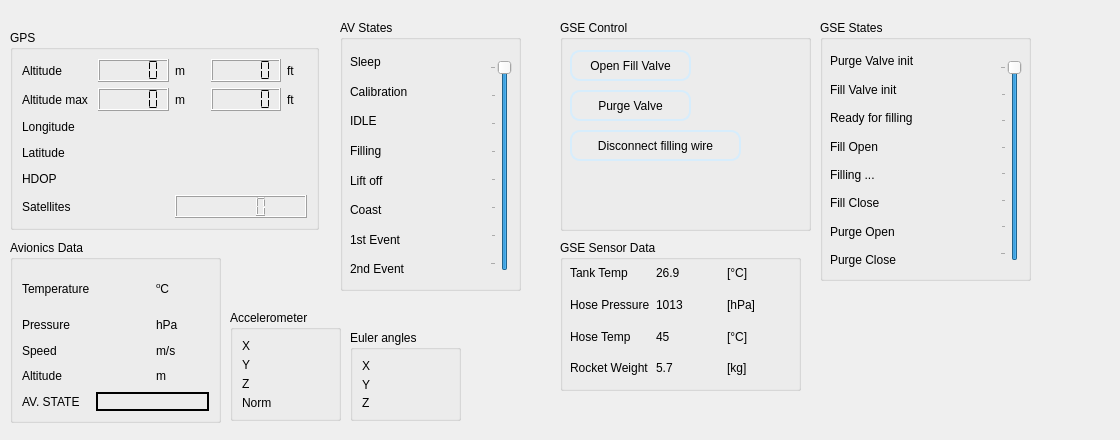
   <widget class="QWidget" name="tab_3">
    <attribute name="title">
     <string>AV - GSE - PL</string>
    </attribute>
    <widget class="QGroupBox" name="gps_box">
     <property name="geometry">
      <rect>
       <x>10</x>
       <y>30</y>
       <width>309</width>
       <height>200</height>
      </rect>
     </property>
     <property name="minimumSize">
      <size>
       <width>0</width>
       <height>200</height>
      </size>
     </property>
     <property name="styleSheet">
      <string notr="true"/>
     </property>
     <property name="title">
      <string>GPS</string>
     </property>
     <layout class="QGridLayout" name="gridLayout_3">
      <item row="3" column="0">
       <widget class="QLabel" name="longitude_label">
        <property name="text">
         <string>Longitude</string>
        </property>
       </widget>
      </item>
      <item row="7" column="0">
       <widget class="QLabel" name="sat_nbr_label">
        <property name="text">
         <string>Satellites</string>
        </property>
       </widget>
      </item>
      <item row="1" column="0">
       <widget class="QLabel" name="altitude_label_gps">
        <property name="text">
         <string>Altitude</string>
        </property>
       </widget>
      </item>
      <item row="5" column="0">
       <widget class="QLabel" name="latitude_label">
        <property name="text">
         <string>Latitude</string>
        </property>
       </widget>
      </item>
      <item row="3" column="1" colspan="4">
       <widget class="QLabel" name="longitude_panel">
        <property name="text">
         <string/>
        </property>
       </widget>
      </item>
      <item row="1" column="4">
       <widget class="QLabel" name="ft_unit_label_2">
        <property name="maximumSize">
         <size>
          <width>20</width>
          <height>16777215</height>
         </size>
        </property>
        <property name="text">
         <string>ft</string>
        </property>
       </widget>
      </item>
      <item row="6" column="0">
       <widget class="QLabel" name="hdop_label">
        <property name="text">
         <string>HDOP</string>
        </property>
       </widget>
      </item>
      <item row="2" column="0">
       <widget class="QLabel" name="altitude_max_label">
        <property name="text">
         <string>Altitude max</string>
        </property>
       </widget>
      </item>
      <item row="1" column="3">
       <widget class="QLCDNumber" name="altitude_lcd_gps_ft">
        <property name="frameShadow">
         <enum>QFrame::Raised</enum>
        </property>
        <property name="segmentStyle">
         <enum>QLCDNumber::Flat</enum>
        </property>
       </widget>
      </item>
      <item row="1" column="1">
       <widget class="QLCDNumber" name="altitude_lcd_gps">
        <property name="smallDecimalPoint">
         <bool>false</bool>
        </property>
        <property name="segmentStyle">
         <enum>QLCDNumber::Flat</enum>
        </property>
       </widget>
      </item>
      <item row="2" column="1">
       <widget class="QLCDNumber" name="altitude_max_lcd_m">
        <property name="enabled">
         <bool>true</bool>
        </property>
        <property name="segmentStyle">
         <enum>QLCDNumber::Flat</enum>
        </property>
       </widget>
      </item>
      <item row="2" column="2">
       <widget class="QLabel" name="m_unit_label">
        <property name="text">
         <string>m</string>
        </property>
       </widget>
      </item>
      <item row="2" column="3">
       <widget class="QLCDNumber" name="altitude_max_lcd_ft">
        <property name="segmentStyle">
         <enum>QLCDNumber::Flat</enum>
        </property>
       </widget>
      </item>
      <item row="1" column="2">
       <widget class="QLabel" name="m_unit_label_2">
        <property name="maximumSize">
         <size>
          <width>30</width>
          <height>16777215</height>
         </size>
        </property>
        <property name="text">
         <string>m</string>
        </property>
       </widget>
      </item>
      <item row="2" column="4">
       <widget class="QLabel" name="ft_unit_label">
        <property name="text">
         <string>ft</string>
        </property>
       </widget>
      </item>
      <item row="5" column="1" colspan="4">
       <widget class="QLabel" name="latitude_panel">
        <property name="minimumSize">
         <size>
          <width>0</width>
          <height>0</height>
         </size>
        </property>
        <property name="text">
         <string/>
        </property>
       </widget>
      </item>
      <item row="6" column="1" colspan="4">
       <widget class="QLabel" name="hdop_panel">
        <property name="text">
         <string/>
        </property>
       </widget>
      </item>
      <item row="7" column="2" colspan="3">
       <widget class="QLCDNumber" name="sat_nbr_panel"/>
      </item>
     </layout>
    </widget>
    <widget class="QGroupBox" name="euler_box">
     <property name="geometry">
      <rect>
       <x>350</x>
       <y>330</y>
       <width>111</width>
       <height>91</height>
      </rect>
     </property>
     <property name="title">
      <string>Euler angles</string>
     </property>
     <layout class="QGridLayout" name="gridLayout_6">
      <item row="0" column="1">
       <widget class="QLabel" name="euler_x_panel">
        <property name="text">
         <string/>
        </property>
       </widget>
      </item>
      <item row="1" column="0">
       <widget class="QLabel" name="euler_y_label">
        <property name="maximumSize">
         <size>
          <width>25</width>
          <height>16777215</height>
         </size>
        </property>
        <property name="text">
         <string>Y</string>
        </property>
       </widget>
      </item>
      <item row="2" column="0">
       <widget class="QLabel" name="euler_z_label">
        <property name="maximumSize">
         <size>
          <width>25</width>
          <height>16777215</height>
         </size>
        </property>
        <property name="text">
         <string>Z</string>
        </property>
       </widget>
      </item>
      <item row="0" column="0">
       <widget class="QLabel" name="euler_x_label">
        <property name="maximumSize">
         <size>
          <width>25</width>
          <height>16777215</height>
         </size>
        </property>
        <property name="text">
         <string>X</string>
        </property>
       </widget>
      </item>
      <item row="2" column="1">
       <widget class="QLabel" name="euler_z_panel">
        <property name="text">
         <string/>
        </property>
       </widget>
      </item>
      <item row="1" column="1">
       <widget class="QLabel" name="euler_y_panel">
        <property name="text">
         <string/>
        </property>
       </widget>
      </item>
     </layout>
    </widget>
    <widget class="QGroupBox" name="avionics_box">
     <property name="geometry">
      <rect>
       <x>10</x>
       <y>240</y>
       <width>211</width>
       <height>183</height>
      </rect>
     </property>
     <property name="title">
      <string>Avionics Data</string>
     </property>
     <layout class="QGridLayout" name="gridLayout_8">
      <item row="0" column="0">
       <widget class="QLabel" name="temperature_label">
        <property name="text">
         <string>Temperature</string>
        </property>
       </widget>
      </item>
      <item row="2" column="0">
       <widget class="QLabel" name="speed_label">
        <property name="text">
         <string>Speed</string>
        </property>
       </widget>
      </item>
      <item row="3" column="0">
       <widget class="QLabel" name="altitude_label_telemetry">
        <property name="text">
         <string>Altitude</string>
        </property>
       </widget>
      </item>
      <item row="2" column="1">
       <widget class="QLabel" name="speed_panel">
        <property name="text">
         <string/>
        </property>
       </widget>
      </item>
      <item row="0" column="1">
       <widget class="QLabel" name="temperature_panel">
        <property name="text">
         <string/>
        </property>
       </widget>
      </item>
      <item row="1" column="1">
       <widget class="QLabel" name="pressure_panel">
        <property name="text">
         <string/>
        </property>
       </widget>
      </item>
      <item row="3" column="1">
       <widget class="QLabel" name="altitude_panel_telemetry">
        <property name="text">
         <string/>
        </property>
       </widget>
      </item>
      <item row="0" column="2">
       <widget class="QLabel" name="celcius_label">
        <property name="minimumSize">
         <size>
          <width>32</width>
          <height>40</height>
         </size>
        </property>
        <property name="text">
         <string>&lt;html&gt;&lt;head/&gt;&lt;body&gt;&lt;p&gt;&lt;span style=&quot; vertical-align:super;&quot;&gt;o&lt;/span&gt;C&lt;/p&gt;&lt;/body&gt;&lt;/html&gt;</string>
        </property>
       </widget>
      </item>
      <item row="1" column="2">
       <widget class="QLabel" name="hpa_unit_label">
        <property name="text">
         <string>hPa</string>
        </property>
       </widget>
      </item>
      <item row="1" column="0">
       <widget class="QLabel" name="pressure_label">
        <property name="text">
         <string>Pressure</string>
        </property>
       </widget>
      </item>
      <item row="4" column="0">
       <widget class="QLabel" name="avionics_state_label">
        <property name="text">
         <string>AV. STATE</string>
        </property>
       </widget>
      </item>
      <item row="2" column="2">
       <widget class="QLabel" name="m_s_unit_label">
        <property name="text">
         <string>m/s</string>
        </property>
       </widget>
      </item>
      <item row="3" column="2">
       <widget class="QLabel" name="m_unit_label_3">
        <property name="text">
         <string>m</string>
        </property>
       </widget>
      </item>
      <item row="4" column="1" colspan="2">
       <widget class="QLabel" name="avionics_state_panel">
        <property name="frameShape">
         <enum>QFrame::WinPanel</enum>
        </property>
        <property name="text">
         <string/>
        </property>
        <property name="alignment">
         <set>Qt::AlignCenter</set>
        </property>
       </widget>
      </item>
     </layout>
    </widget>
    <widget class="QGroupBox" name="accel_box">
     <property name="geometry">
      <rect>
       <x>230</x>
       <y>310</y>
       <width>111</width>
       <height>111</height>
      </rect>
     </property>
     <property name="title">
      <string>Accelerometer</string>
     </property>
     <layout class="QGridLayout" name="gridLayout_7">
      <item row="2" column="0">
       <widget class="QLabel" name="accel_z_label">
        <property name="maximumSize">
         <size>
          <width>25</width>
          <height>16777215</height>
         </size>
        </property>
        <property name="text">
         <string>Z</string>
        </property>
       </widget>
      </item>
      <item row="1" column="0">
       <widget class="QLabel" name="accel_y_label">
        <property name="maximumSize">
         <size>
          <width>25</width>
          <height>16777215</height>
         </size>
        </property>
        <property name="text">
         <string>Y</string>
        </property>
       </widget>
      </item>
      <item row="0" column="0">
       <widget class="QLabel" name="accel_x_label">
        <property name="maximumSize">
         <size>
          <width>25</width>
          <height>16777215</height>
         </size>
        </property>
        <property name="text">
         <string>X</string>
        </property>
       </widget>
      </item>
      <item row="2" column="1">
       <widget class="QLabel" name="accel_z_panel">
        <property name="frameShape">
         <enum>QFrame::NoFrame</enum>
        </property>
        <property name="text">
         <string/>
        </property>
       </widget>
      </item>
      <item row="0" column="1">
       <widget class="QLabel" name="accel_x_panel">
        <property name="frameShape">
         <enum>QFrame::NoFrame</enum>
        </property>
        <property name="text">
         <string/>
        </property>
       </widget>
      </item>
      <item row="1" column="1">
       <widget class="QLabel" name="accel_y_panel">
        <property name="frameShape">
         <enum>QFrame::NoFrame</enum>
        </property>
        <property name="text">
         <string/>
        </property>
       </widget>
      </item>
      <item row="3" column="0">
       <widget class="QLabel" name="label_28">
        <property name="text">
         <string>Norm</string>
        </property>
       </widget>
      </item>
      <item row="3" column="1">
       <widget class="QLabel" name="label_63">
        <property name="text">
         <string/>
        </property>
       </widget>
      </item>
     </layout>
    </widget>
    <widget class="QGroupBox" name="groupBox_2">
     <property name="geometry">
      <rect>
       <x>340</x>
       <y>20</y>
       <width>181</width>
       <height>271</height>
      </rect>
     </property>
     <property name="title">
      <string>AV States</string>
     </property>
     <widget class="QWidget" name="gridLayoutWidget_5">
      <property name="geometry">
       <rect>
        <x>10</x>
        <y>30</y>
        <width>131</width>
        <height>231</height>
       </rect>
      </property>
      <layout class="QGridLayout" name="gridLayout_15">
       <item row="1" column="0">
        <widget class="QLabel" name="label_33">
         <property name="text">
          <string>Calibration</string>
         </property>
        </widget>
       </item>
       <item row="6" column="0">
        <widget class="QLabel" name="label_38">
         <property name="text">
          <string>1st Event</string>
         </property>
        </widget>
       </item>
       <item row="7" column="0">
        <widget class="QLabel" name="label_39">
         <property name="text">
          <string>2nd Event</string>
         </property>
        </widget>
       </item>
       <item row="5" column="0">
        <widget class="QLabel" name="label_37">
         <property name="text">
          <string>Coast</string>
         </property>
        </widget>
       </item>
       <item row="0" column="0">
        <widget class="QLabel" name="label_32">
         <property name="text">
          <string>Sleep</string>
         </property>
        </widget>
       </item>
       <item row="3" column="0">
        <widget class="QLabel" name="label_35">
         <property name="text">
          <string>Filling</string>
         </property>
        </widget>
       </item>
       <item row="4" column="0">
        <widget class="QLabel" name="label_36">
         <property name="text">
          <string>Lift off</string>
         </property>
        </widget>
       </item>
       <item row="2" column="0">
        <widget class="QLabel" name="label_34">
         <property name="styleSheet">
          <string notr="true"/>
         </property>
         <property name="text">
          <string>IDLE</string>
         </property>
        </widget>
       </item>
       <item row="0" column="1">
        <widget class="QLabel" name="label_40">
         <property name="styleSheet">
          <string notr="true">image: url(:/assets/green_check.png);</string>
         </property>
         <property name="text">
          <string/>
         </property>
        </widget>
       </item>
       <item row="1" column="1">
        <widget class="QLabel" name="label_41">
         <property name="styleSheet">
          <string notr="true">image: url(:/assets/green_check.png);</string>
         </property>
         <property name="text">
          <string/>
         </property>
        </widget>
       </item>
       <item row="2" column="1">
        <widget class="QLabel" name="label_43">
         <property name="styleSheet">
          <string notr="true">image: url(:/assets/green_check.png);</string>
         </property>
         <property name="text">
          <string/>
         </property>
        </widget>
       </item>
       <item row="3" column="1">
        <widget class="QLabel" name="label_44">
         <property name="styleSheet">
          <string notr="true">image: url(:/assets/green_check.png);</string>
         </property>
         <property name="text">
          <string/>
         </property>
        </widget>
       </item>
       <item row="4" column="1">
        <widget class="QLabel" name="label_46">
         <property name="styleSheet">
          <string notr="true">image: url(:/assets/green_check.png);</string>
         </property>
         <property name="text">
          <string/>
         </property>
        </widget>
       </item>
       <item row="5" column="1">
        <widget class="QLabel" name="label_48">
         <property name="styleSheet">
          <string notr="true">image: url(:/assets/green_check.png);</string>
         </property>
         <property name="text">
          <string/>
         </property>
        </widget>
       </item>
       <item row="6" column="1">
        <widget class="QLabel" name="label_49">
         <property name="styleSheet">
          <string notr="true">image: url(:/assets/green_check.png);</string>
         </property>
         <property name="text">
          <string/>
         </property>
        </widget>
       </item>
       <item row="7" column="1">
        <widget class="QLabel" name="label_50">
         <property name="styleSheet">
          <string notr="true">image: url(:/assets/redCross.png);</string>
         </property>
         <property name="text">
          <string/>
         </property>
        </widget>
       </item>
      </layout>
     </widget>
     <widget class="QSlider" name="verticalSlider">
      <property name="geometry">
       <rect>
        <x>150</x>
        <y>40</y>
        <width>22</width>
        <height>211</height>
       </rect>
      </property>
      <property name="styleSheet">
       <string notr="true"/>
      </property>
      <property name="maximum">
       <number>7</number>
      </property>
      <property name="value">
       <number>7</number>
      </property>
      <property name="orientation">
       <enum>Qt::Vertical</enum>
      </property>
      <property name="tickPosition">
       <enum>QSlider::TicksAbove</enum>
      </property>
      <property name="tickInterval">
       <number>1</number>
      </property>
     </widget>
    </widget>
    <widget class="QLabel" name="label_59">
     <property name="geometry">
      <rect>
       <x>130</x>
       <y>230</y>
       <width>41</width>
       <height>51</height>
      </rect>
     </property>
     <property name="styleSheet">
      <string notr="true">image: url(:/assets/sensor.png);</string>
     </property>
     <property name="text">
      <string/>
     </property>
    </widget>
    <widget class="QLabel" name="label_42">
     <property name="geometry">
      <rect>
       <x>130</x>
       <y>10</y>
       <width>191</width>
       <height>41</height>
      </rect>
     </property>
     <property name="styleSheet">
      <string notr="true">image: url(:/assets/gps_track.png);</string>
     </property>
     <property name="text">
      <string/>
     </property>
    </widget>
    <widget class="QGroupBox" name="groupBox_6">
     <property name="geometry">
      <rect>
       <x>560</x>
       <y>240</y>
       <width>241</width>
       <height>151</height>
      </rect>
     </property>
     <property name="title">
      <string>GSE Sensor Data</string>
     </property>
     <widget class="QWidget" name="gridLayoutWidget_2">
      <property name="geometry">
       <rect>
        <x>10</x>
        <y>20</y>
        <width>221</width>
        <height>121</height>
       </rect>
      </property>
      <layout class="QGridLayout" name="gridLayout">
       <item row="0" column="1">
        <widget class="QLabel" name="label_15">
         <property name="text">
          <string>26.9</string>
         </property>
        </widget>
       </item>
       <item row="0" column="2">
        <widget class="QLabel" name="label_18">
         <property name="text">
          <string>[°C]</string>
         </property>
        </widget>
       </item>
       <item row="0" column="0">
        <widget class="QLabel" name="label_14">
         <property name="text">
          <string>Tank Temp</string>
         </property>
        </widget>
       </item>
       <item row="1" column="0">
        <widget class="QLabel" name="label_19">
         <property name="text">
          <string>Hose Pressure</string>
         </property>
        </widget>
       </item>
       <item row="1" column="2">
        <widget class="QLabel" name="label_23">
         <property name="text">
          <string>[hPa]</string>
         </property>
        </widget>
       </item>
       <item row="1" column="1">
        <widget class="QLabel" name="label_22">
         <property name="text">
          <string>1013</string>
         </property>
        </widget>
       </item>
       <item row="2" column="0">
        <widget class="QLabel" name="label_24">
         <property name="text">
          <string>Hose Temp</string>
         </property>
        </widget>
       </item>
       <item row="2" column="2">
        <widget class="QLabel" name="label_26">
         <property name="text">
          <string>[°C]</string>
         </property>
        </widget>
       </item>
       <item row="3" column="0">
        <widget class="QLabel" name="label_85">
         <property name="text">
          <string>Rocket Weight</string>
         </property>
        </widget>
       </item>
       <item row="2" column="1">
        <widget class="QLabel" name="label_25">
         <property name="text">
          <string>45</string>
         </property>
        </widget>
       </item>
       <item row="3" column="1">
        <widget class="QLabel" name="label_86">
         <property name="text">
          <string>5.7</string>
         </property>
        </widget>
       </item>
       <item row="3" column="2">
        <widget class="QLabel" name="label_87">
         <property name="text">
          <string>[kg]</string>
         </property>
        </widget>
       </item>
      </layout>
     </widget>
    </widget>
    <widget class="QGroupBox" name="groupBox_3">
     <property name="geometry">
      <rect>
       <x>560</x>
       <y>20</y>
       <width>251</width>
       <height>211</height>
      </rect>
     </property>
     <property name="title">
      <string>GSE Control</string>
     </property>
     <widget class="QPushButton" name="pushButton_3">
      <property name="geometry">
       <rect>
        <x>180</x>
        <y>140</y>
        <width>61</width>
        <height>61</height>
       </rect>
      </property>
      <property name="styleSheet">
       <string notr="true">QPushButton {
image: url(:/assets/emergency.png);
width: 60px;
border-radius: 30px;
}
QPushButton:hover {
background-color: rgb(250, 191, 1); 
}</string>
      </property>
      <property name="text">
       <string/>
      </property>
     </widget>
     <widget class="QLabel" name="label_2">
      <property name="geometry">
       <rect>
        <x>180</x>
        <y>0</y>
        <width>61</width>
        <height>61</height>
       </rect>
      </property>
      <property name="styleSheet">
       <string notr="true">image: url(:/assets/valve.png);</string>
      </property>
      <property name="text">
       <string/>
      </property>
     </widget>
     <widget class="QPushButton" name="pushButton_2">
      <property name="geometry">
       <rect>
        <x>10</x>
        <y>70</y>
        <width>121</width>
        <height>31</height>
       </rect>
      </property>
      <property name="styleSheet">
       <string notr="true">QPushButton{
border: 2px solid;
border-color: rgb(215, 237, 252);
border-radius: 10px;
}
QPushButton:hover {
background-color: rgb(35, 35, 35); 
border: 3px solid;
border-color: rgb(215, 237, 252);
}
QPushButton:pressed {
border: 4px solid;
border-color: rgb(92, 242, 135);
}</string>
      </property>
      <property name="text">
       <string>Purge Valve</string>
      </property>
     </widget>
     <widget class="QPushButton" name="pushButton">
      <property name="geometry">
       <rect>
        <x>10</x>
        <y>30</y>
        <width>121</width>
        <height>31</height>
       </rect>
      </property>
      <property name="whatsThis">
       <string>&lt;html&gt;&lt;head/&gt;&lt;body&gt;&lt;p&gt;&lt;br/&gt;&lt;/p&gt;&lt;/body&gt;&lt;/html&gt;</string>
      </property>
      <property name="styleSheet">
       <string notr="true">QPushButton{
border: 2px solid;
border-color: rgb(215, 237, 252);
border-radius: 10px;
}
QPushButton:hover {
background-color: rgb(35, 35, 35); 
border: 3px solid;
border-color: rgb(215, 237, 252);
}
QPushButton:pressed {
border: 4px solid;
border-color: rgb(92, 242, 135);
}</string>
      </property>
      <property name="text">
       <string>Open Fill Valve</string>
      </property>
     </widget>
     <widget class="QPushButton" name="pushButton_4">
      <property name="geometry">
       <rect>
        <x>10</x>
        <y>110</y>
        <width>171</width>
        <height>31</height>
       </rect>
      </property>
      <property name="styleSheet">
       <string notr="true">QPushButton{
border: 2px solid;
border-color: rgb(215, 237, 252);
border-radius: 10px;
}
QPushButton:hover {
background-color: rgb(35, 35, 35); 
border: 3px solid;
border-color: rgb(215, 237, 252);
}
QPushButton:pressed {
border: 4px solid;
border-color: rgb(92, 242, 135);
}</string>
      </property>
      <property name="text">
       <string>Disconnect filling wire</string>
      </property>
     </widget>
    </widget>
    <widget class="QGroupBox" name="groupBox_5">
     <property name="geometry">
      <rect>
       <x>820</x>
       <y>20</y>
       <width>211</width>
       <height>261</height>
      </rect>
     </property>
     <property name="title">
      <string>GSE States</string>
     </property>
     <widget class="QWidget" name="gridLayoutWidget_7">
      <property name="geometry">
       <rect>
        <x>10</x>
        <y>30</y>
        <width>161</width>
        <height>221</height>
       </rect>
      </property>
      <layout class="QGridLayout" name="gridLayout_17">
       <item row="1" column="0">
        <widget class="QLabel" name="label_68">
         <property name="text">
          <string>Fill Valve init</string>
         </property>
        </widget>
       </item>
       <item row="6" column="0">
        <widget class="QLabel" name="label_70">
         <property name="text">
          <string>Purge Open</string>
         </property>
        </widget>
       </item>
       <item row="7" column="0">
        <widget class="QLabel" name="label_71">
         <property name="text">
          <string>Purge Close</string>
         </property>
        </widget>
       </item>
       <item row="5" column="0">
        <widget class="QLabel" name="label_72">
         <property name="text">
          <string>Fill Close</string>
         </property>
        </widget>
       </item>
       <item row="0" column="0">
        <widget class="QLabel" name="label_73">
         <property name="text">
          <string>Purge Valve init</string>
         </property>
        </widget>
       </item>
       <item row="3" column="0">
        <widget class="QLabel" name="label_74">
         <property name="text">
          <string>Fill Open</string>
         </property>
        </widget>
       </item>
       <item row="4" column="0">
        <widget class="QLabel" name="label_75">
         <property name="text">
          <string>Filling ...</string>
         </property>
        </widget>
       </item>
       <item row="2" column="0">
        <widget class="QLabel" name="label_76">
         <property name="text">
          <string>Ready for filling</string>
         </property>
        </widget>
       </item>
       <item row="1" column="1">
        <widget class="QLabel" name="label_78">
         <property name="styleSheet">
          <string notr="true">image: url(:/assets/green_check.png);</string>
         </property>
         <property name="text">
          <string/>
         </property>
        </widget>
       </item>
       <item row="0" column="1">
        <widget class="QLabel" name="label_77">
         <property name="styleSheet">
          <string notr="true">image: url(:/assets/green_check.png);</string>
         </property>
         <property name="text">
          <string/>
         </property>
        </widget>
       </item>
       <item row="2" column="1">
        <widget class="QLabel" name="label_79">
         <property name="styleSheet">
          <string notr="true">image: url(:/assets/green_check.png);</string>
         </property>
         <property name="text">
          <string/>
         </property>
        </widget>
       </item>
       <item row="3" column="1">
        <widget class="QLabel" name="label_80">
         <property name="styleSheet">
          <string notr="true">image: url(:/assets/green_check.png);</string>
         </property>
         <property name="text">
          <string/>
         </property>
        </widget>
       </item>
       <item row="4" column="1">
        <widget class="QLabel" name="label_81">
         <property name="styleSheet">
          <string notr="true">image: url(:/assets/green_check.png);</string>
         </property>
         <property name="text">
          <string/>
         </property>
        </widget>
       </item>
       <item row="5" column="1">
        <widget class="QLabel" name="label_82">
         <property name="styleSheet">
          <string notr="true">image: url(:/assets/green_check.png);</string>
         </property>
         <property name="text">
          <string/>
         </property>
        </widget>
       </item>
       <item row="7" column="1">
        <widget class="QLabel" name="label_84">
         <property name="styleSheet">
          <string notr="true">image: url(:/assets/redCross.png);</string>
         </property>
         <property name="text">
          <string/>
         </property>
        </widget>
       </item>
       <item row="6" column="1">
        <widget class="QLabel" name="label_83">
         <property name="styleSheet">
          <string notr="true">image: url(:/assets/green_check.png);</string>
         </property>
         <property name="text">
          <string/>
         </property>
        </widget>
       </item>
      </layout>
     </widget>
     <widget class="QSlider" name="verticalSlider_6">
      <property name="geometry">
       <rect>
        <x>180</x>
        <y>40</y>
        <width>22</width>
        <height>201</height>
       </rect>
      </property>
      <property name="styleSheet">
       <string notr="true"/>
      </property>
      <property name="maximum">
       <number>7</number>
      </property>
      <property name="value">
       <number>7</number>
      </property>
      <property name="orientation">
       <enum>Qt::Vertical</enum>
      </property>
      <property name="tickPosition">
       <enum>QSlider::TicksAbove</enum>
      </property>
      <property name="tickInterval">
       <number>1</number>
      </property>
     </widget>
    </widget>
    <widget class="QLabel" name="label_30">
     <property name="geometry">
      <rect>
       <x>930</x>
       <y>280</y>
       <width>181</width>
       <height>151</height>
      </rect>
     </property>
     <property name="styleSheet">
      <string notr="true">image: url(:/assets/galaxy.png);</string>
     </property>
     <property name="text">
      <string/>
     </property>
    </widget>
    <zorder>label_30</zorder>
    <zorder>gps_box</zorder>
    <zorder>euler_box</zorder>
    <zorder>avionics_box</zorder>
    <zorder>accel_box</zorder>
    <zorder>groupBox_2</zorder>
    <zorder>label_59</zorder>
    <zorder>label_42</zorder>
    <zorder>groupBox_6</zorder>
    <zorder>groupBox_3</zorder>
    <zorder>groupBox_5</zorder>
   </widget>
